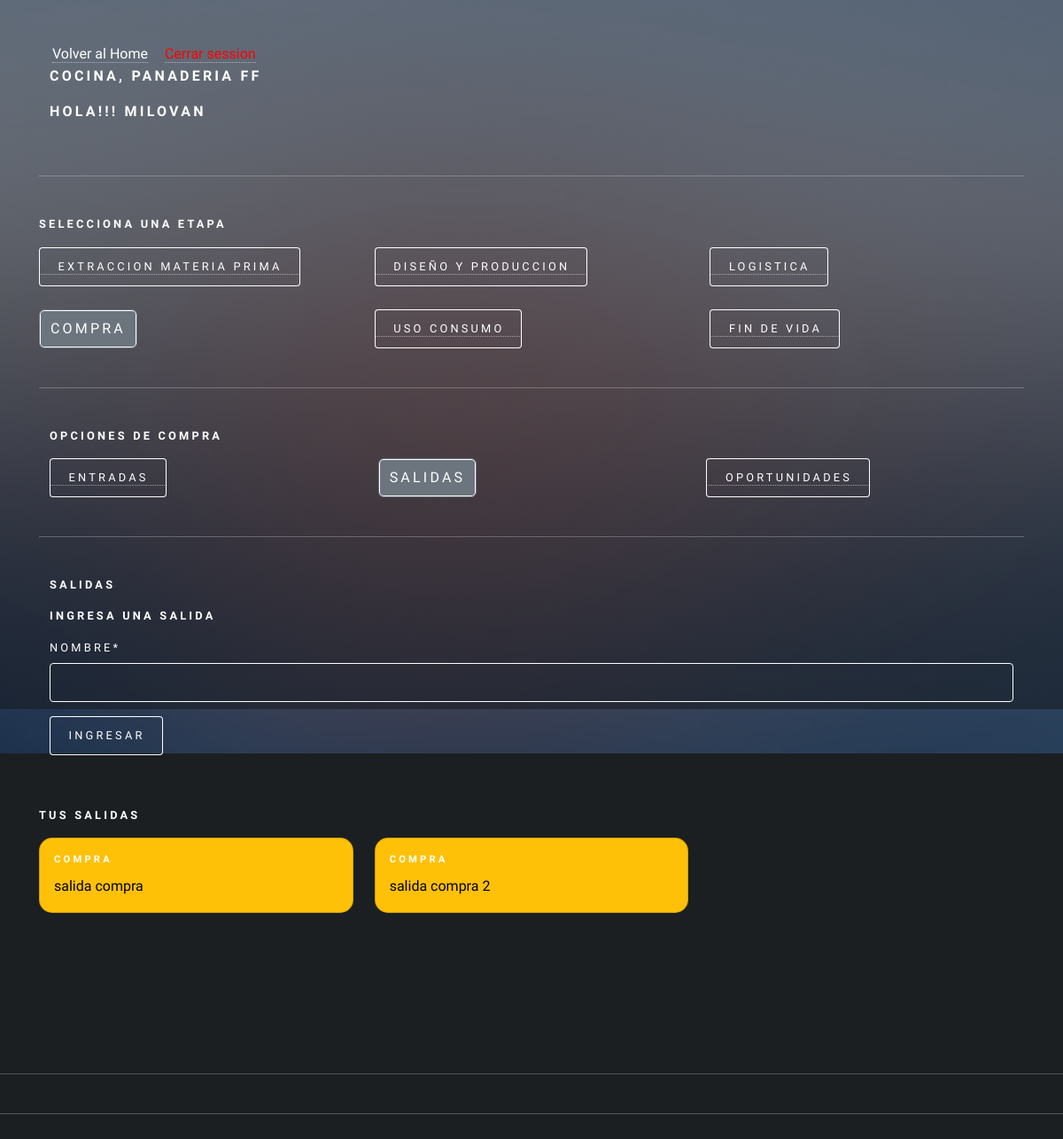
The app's page /agregar_salida_compra (signed in), older data.
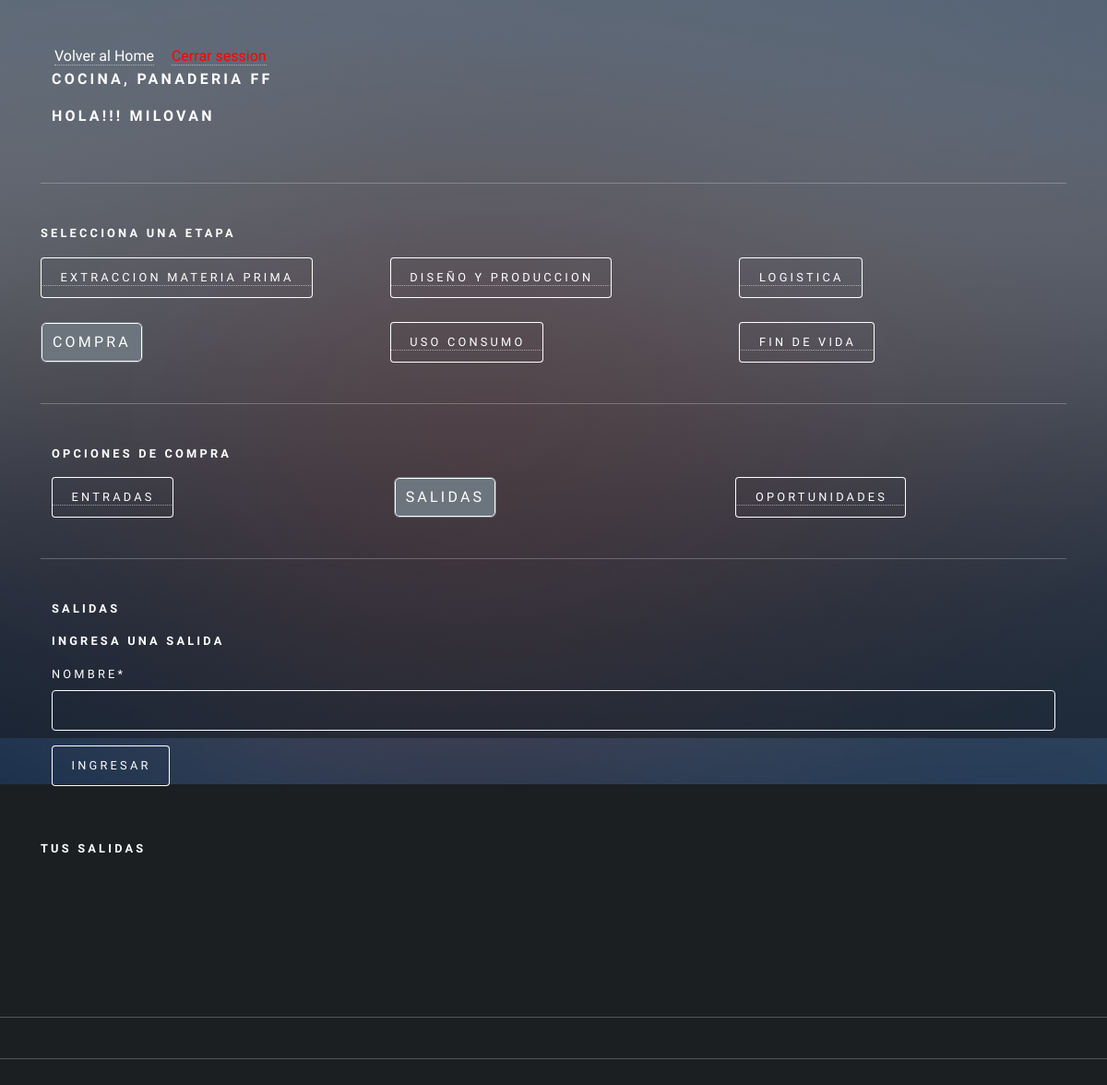
The same page, newer data.
### app/models.py (models this page shows, shortened)
class RegistroTrabajador(models.Model):
    id_registro = models.AutoField(primary_key=True)
    id_usuario = models.ForeignKey(Usuario, on_delete=models.CASCADE)
    descripcion = models.TextField(max_length=160)
    id_area = models.ForeignKey(AreaEmpresa, on_delete=models.CASCADE)

class AreaEmpresa(models.Model):
    id_area = models.AutoField(primary_key=True)
    nombre  = models.CharField(max_length=20)
    productos = models.CharField(max_length=50)
    id_empresa = models.ForeignKey(Empresa, on_delete=models.CASCADE)
    def nombre_area(self):
        return "{}, {}". format(self.nombre, self.id_empresa)
    def __str__(self):
        return self.nombre_area()

class Empresa(models.Model):
    id_empresa = models.AutoField(primary_key=True)
    nombre  = models.CharField(max_length=20)
    def __str__(self):
        return self.nombre

class Salida(models.Model):
    id_salida = models.AutoField(primary_key=True)
    nombre  = models.CharField(max_length=50)
    fecha =  models.DateField(auto_now_add=True)
    etapa = models.ForeignKey(Etapa, on_delete=models.CASCADE)
    usuario =models.ForeignKey(Usuario, on_delete=models.CASCADE)
    id_area = models.ForeignKey(AreaEmpresa, on_delete=models.CASCADE)

class Etapa(models.Model):
    id_etapa = models.AutoField(primary_key=True)
    nombre  = models.CharField(max_length=50)
    fecha_inicio  = models.DateField()
    fecha_termino  = models.DateField()
    area = models.ForeignKey(AreaEmpresa, on_delete=models.CASCADE)
    ciclo = models.ForeignKey(CicloArea, on_delete=models.CASCADE)
    activo = models.BooleanField()
    def __str__(self):
        return self.nombre

### app/views.py (the view, shortened to what this page needs)
# urls.py: path('agregar_salida_compra', agregarSalidaCompra, name="agregar_salida_compra"),
def agregarSalidaCompra(request):
    if request.user.is_authenticated:
        registros = RegistroTrabajador.objects.filter(id_usuario=request.user)
        etapa = Etapa.objects.values_list("id_etapa", flat=True).filter(nombre="Compra")
        salidas = Salida.objects.filter(usuario=request.user)
        areaTrabajador = RegistroTrabajador.objects.values_list("id_area", flat=True).filter(id_usuario = request.user)
        data = {
            'form': SalidaForm(),
            'registros': registros,
            'salidas': salidas
        }
        return render(request,'autodiagnostico/compra/salida/agregar_salida.html', data)
    else:
        return render(request,'autodiagnostico/compra/salida/agregar_salida.html')

### app/forms.py
class SalidaForm(forms.ModelForm):
    class Meta:
        model = Salida
        fields = 'nombre',

### app/templates/autodiagnostico/compra/salida/agregar_salida.html (shortened to what this page needs)
{% extends 'autodiagnostico/compra/home_compra.html' %}
{% load static %}
{% load crispy_forms_tags %}
{% block compra %}
<div class="container">
    <h4>Salidas</h4>
    <form action="" method="post">
        <h4>Ingresa una salida</h4>
        {{form | crispy}}
        <div>
            <input type="submit" class="btn btn-primary" value="ingresar">
        </div>
    </form>
</div>
<br>
<h4>Tus Salidas</h4>
<div class="row row-cols-1 row-cols-md-3 g-4">
    {% for p in salidas %}
        {% if p.etapa.nombre == "Compra" %}
            <div class="col">
                <div class="card text-bg-warning">
                    <div class="card-body">
                        <h5 class="card-title">{{p.etapa}}</h5>
                        <p class="card-text">{{p.nombre}}</p>
                    </div>
                </div>
            </div>
        {% endif %}
    {% endfor %}
</div>
{% endblock compra %}

### app/templates/autodiagnostico/auto_diagnostico.html (shortened to what this page needs)
{% load static %}
<!DOCTYPE HTML>
<html>
<head>
    <link href="https://cdn.jsdelivr.net/npm/bootstrap@5.2.0/dist/css/bootstrap.min.css" rel="stylesheet"
>
    <link rel="stylesheet" href="{% static 'css/main.css' %}" />
    <link rel="stylesheet" href="{% static 'css/style.css' %}">
</head>
<body class="is-preload">
    <div id="wrapper">
        <div class="container-sm">
            {% if user.is_authenticated %}
            <a id="home_admin" href="{% url 'home' %}">Volver al Home</a>  <a href="{% url 'logout' %}" id="cerrarSesion">Cerrar session</a>
            {% if registros %}
            <div class="container-sm">
                <div class="row">
                    {% for i in registros %}
                        <h3>{{i.id_area}}</h3>
                    {% endfor %}
                    <h3>Hola!!! {{user.username}}</h3>
                </div>
            </div>
            <hr>
            <h4>Selecciona una Etapa</h4>
            <div class="row">
                <div class="col">
                    <a href="{% url 'extraccion_materiaPrima' %}"><button type="button" id="extraccion">Extraccion
                            Materia Prima</button></a>
                </div>
                <div class="col">
                    <a href="{% url 'diseño_Produccion' %}"><button type="button" id="diseño">Diseño y
                            produccion</button></a>
                </div>
                <div class="col">
                    <a href="{% url 'logistica' %}"><button type="button" id="logistica">Logistica</button></a>
                </div>
            </div>
            <br>
            <div class="row">
                <div class="col">
                    <a href="{% url 'compra' %}"><button type="button" id="compra">Compra</button></a>
                </div>
                <div class="col">
                    <a href="{% url 'uso_consumo' %}"><button type="button" id="uso">Uso consumo</button></a>
                </div>
                <div class="col">
                    <a href="{% url 'fin_vida' %}"><button type="button" id="fin">Fin de vida</button></a>
                </div>
            </div>
            <hr>
            {% block body %}{% endblock %}
        </div>
        {% else %}
        <h1>Registra la empresa y el area a la que perteneces!!!!</h1>
        <a href="{% url 'agregar_Area' user.id  %}"><button type="button">Aqui</button></a>
        {% endif %}
        {% else %}
        <h1>Inicia Session</h1>
        <p>Para acceder a tu Auto Diagnostico </p>
        <a href="{% url 'login'  %}"><button type="button">Inicia Session</button></a>
        {% endif %}
    </div>
    <hr>
    <hr>
    <br>
    <br>
    <div id="bg"></div>
</body>
</html>

Row changes from the older to the newer data that the page shows:
no longer on this page (row edited): Salida: etapa "COMPRA", nombre "salida compra"
no longer on this page (row edited): Salida: etapa "COMPRA", nombre "salida compra 2"
